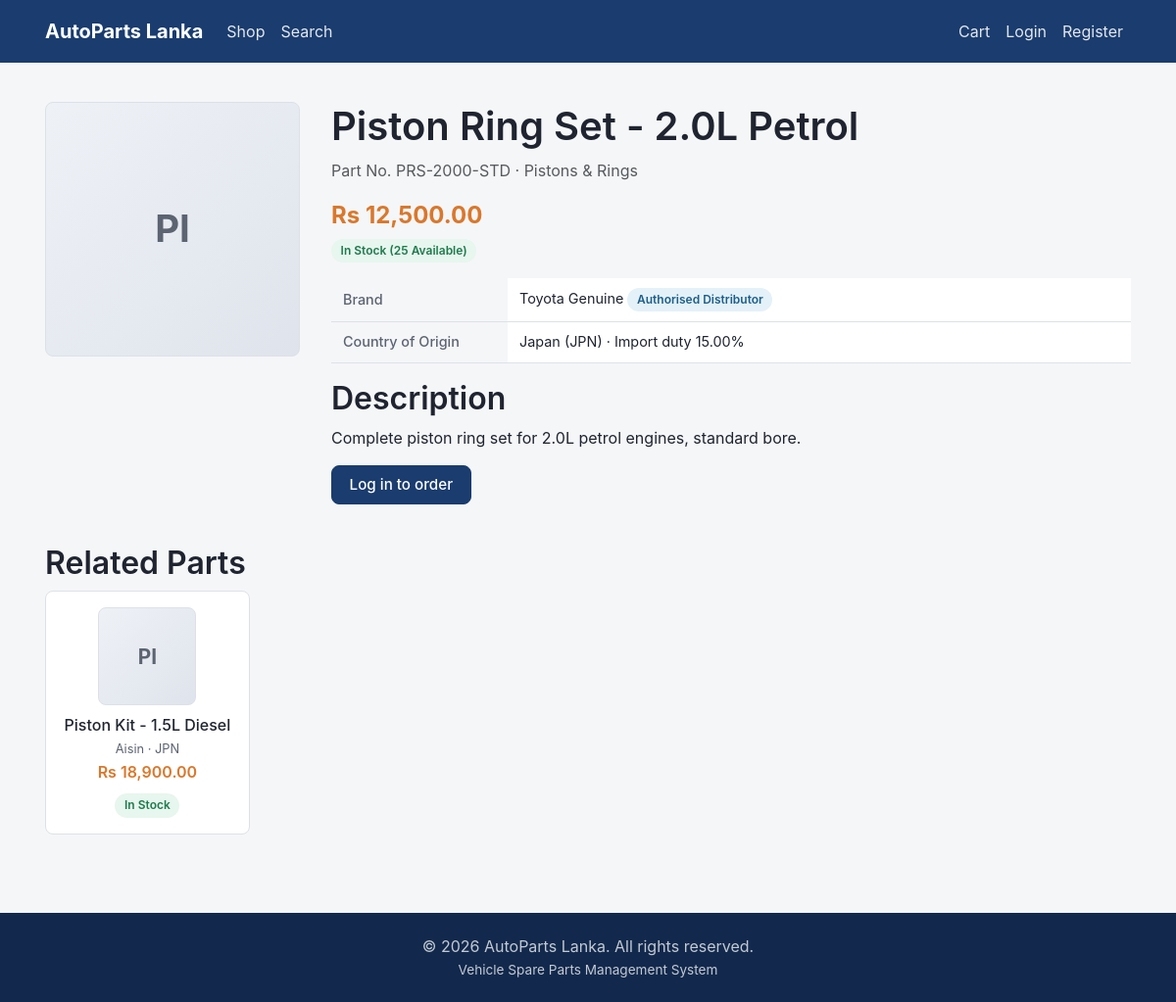
Page /catalogue/product_details.php?id=1 on the committed database.
### tables this page shows
CREATE TABLE spare_part (
    partID         INT AUTO_INCREMENT PRIMARY KEY,
    categoryID     INT NOT NULL,
    brandID        INT NOT NULL,
    countryID      INT NOT NULL,
    adminID        INT NOT NULL,
    partName       VARCHAR(150) NOT NULL,
    partNumber     VARCHAR(50)  NOT NULL,
    description    TEXT NULL,
    price          DECIMAL(12,2) NOT NULL,
    size           VARCHAR(50)  NULL,
    stockQty       INT NOT NULL DEFAULT 0,
    minStockLevel  INT NOT NULL DEFAULT 0,
    imageURL       VARCHAR(255) NULL,
    isActive       TINYINT(1) NOT NULL DEFAULT 1,
    createdAt      DATETIME NOT NULL DEFAULT CURRENT_TIMESTAMP,
    CONSTRAINT fk_part_category FOREIGN KEY (categoryID) REFERENCES category(categoryID),
    CONSTRAINT fk_part_brand    FOREIGN KEY (brandID)    REFERENCES brand(brandID),
    CONSTRAINT fk_part_country  FOREIGN KEY (countryID)  REFERENCES country(countryID),
    CONSTRAINT fk_part_admin    FOREIGN KEY (adminID)    REFERENCES admin(adminID),
    INDEX idx_part_active (isActive),
    INDEX idx_part_name (partName),
    INDEX idx_part_number (partNumber)
);

CREATE TABLE category (
    categoryID       INT AUTO_INCREMENT PRIMARY KEY,
    parentCategoryID INT NULL,
    categoryName     VARCHAR(100) NOT NULL,
    description      TEXT NULL,
    CONSTRAINT fk_category_parent FOREIGN KEY (parentCategoryID)
        REFERENCES category(categoryID) ON DELETE SET NULL
);

CREATE TABLE brand (
    brandID       INT AUTO_INCREMENT PRIMARY KEY,
    brandName     VARCHAR(100) NOT NULL UNIQUE,
    isAuthorized  TINYINT(1) NOT NULL DEFAULT 0
);

CREATE TABLE country (
    countryID       INT AUTO_INCREMENT PRIMARY KEY,
    countryName     VARCHAR(100) NOT NULL,
    countryCode     CHAR(3) NOT NULL,
    importDutyRate  DECIMAL(5,2) NOT NULL DEFAULT 0
);

### includes/auth_guard.php (called while the page is built, shortened)
<?php
function isLoggedIn(): bool
{
    return !empty($_SESSION['user_id']);
}

### catalogue/product_details.php (the view, shortened to what this page needs)
<?php
require_once __DIR__ . '/lib/search_helper.php';
$db = getDB();
$partId = (int) ($_GET['id'] ?? 0);
$stmt = $db->prepare(
    'SELECT sp.*, b.brandName, b.isAuthorized, c.countryName, c.countryCode, c.importDutyRate, cat.categoryName
     FROM spare_part sp
     JOIN brand b ON b.brandID = sp.brandID
     JOIN country c ON c.countryID = sp.countryID
     JOIN category cat ON cat.categoryID = sp.categoryID
     WHERE sp.partID = ? AND sp.isActive = 1'
);
$stmt->execute([$partId]);
$part = $stmt->fetch();
$relatedStmt = $db->prepare(
    'SELECT sp.*, b.brandName, c.countryCode
     FROM spare_part sp
     JOIN brand b ON b.brandID = sp.brandID
     JOIN country c ON c.countryID = sp.countryID
     WHERE sp.categoryID = ? AND sp.partID != ? AND sp.isActive = 1
     ORDER BY sp.createdAt DESC
     LIMIT 6'
);
$relatedStmt->execute([$part['categoryID'], $partId]);
$relatedParts = $relatedStmt->fetchAll();
$outOfStock = (int) $part['stockQty'] <= 0;
require __DIR__ . '/../includes/header.php';
?>
<div class="container">
    <div class="cat-detail">
        <div class="cat-detail-image">
            <?php echo partImage($part, 'lg'); ?>
        </div>
        <div class="cat-detail-info">
            <h1><?php echo e($part['partName']); ?></h1>
            <p class="text-muted">Part No. <?php echo e($part['partNumber']); ?> &middot; <?php echo e($part['categoryName']); ?></p>
            <p class="cat-detail-price"><?php echo formatMoney((float) $part['price']); ?></p>
            <p>
                <span class="badge-status badge-status--<?php echo $outOfStock ? 'cancelled' : 'success'; ?>">
                    <?php echo $outOfStock ? 'Out of Stock' : 'In Stock (' . (int) $part['stockQty'] . ' available)'; ?>
                </span>
            </p>
            <table class="table-plain cat-detail-specs">
                <tr>
                    <th>Brand</th>
                    <td>
                        <?php echo e($part['brandName']); ?>
                        <?php if ($part['isAuthorized']): ?><span class="badge-status badge-status--info">Authorised Distributor</span><?php endif; ?>
                    </td>
                </tr>
                <tr>
                    <th>Country of Origin</th>
                    <td><?php echo e($part['countryName']); ?> (<?php echo e($part['countryCode']); ?>) &middot; Import duty <?php echo number_format((float) $part['importDutyRate'], 2); ?>%</td>
                </tr>
            </table>
            <?php if (!empty($part['description'])): ?>
            <h2>Description</h2>
            <p><?php echo nl2br(e($part['description'])); ?></p>
            <?php endif; ?>
            <?php if ($outOfStock): ?>
            <a class="btn btn-accent" href="<?php echo BASE_URL; ?>/requests/submit_request.php?part_name=<?php echo urlencode($part['partName']); ?>">Request this part</a>
            <?php else: ?>
            <a class="btn btn-primary" href="<?php echo BASE_URL; ?>/auth/login.php">Log in to order</a>
            <?php endif; ?>
        </div>
    </div>
    <?php if (!empty($relatedParts)): ?>
    <section class="home-section">
        <h2>Related Parts</h2>
        <div class="cat-grid">
            <?php foreach ($relatedParts as $related): ?>
                <?php echo catRenderPartCard($related); ?>
            <?php endforeach; ?>
        </div>
    </section>
    <?php endif; ?>
</div>
<?php require __DIR__ . '/../includes/footer.php'; ?>

### includes/functions.php (shortened to what this page needs)
<?php
function e(?string $value): string
{
    return htmlspecialchars($value ?? '', ENT_QUOTES, 'UTF-8');
}
function formatMoney(float $amount): string
{
    return CURRENCY . ' ' . number_format($amount, 2);
}
function partImage(array $part, string $size = 'md'): string
{
    $initials = strtoupper(mb_substr($part['partName'] ?? '?', 0, 2));
    return '<div class="part-thumb part-thumb--' . e($size) . '">'
         . '<span>' . e($initials) . '</span></div>';
}

### catalogue/lib/search_helper.php (shortened to what this page needs)
<?php
function catRenderPartCard(array $part): string
{
    $outOfStock = (int) $part['stockQty'] <= 0;
    $html = '<div class="cat-card">';
    $html .= '<a class="cat-card-link" href="' . BASE_URL . '/catalogue/product_details.php?id=' . (int) $part['partID'] . '">';
    $html .= partImage($part, 'md');
    $html .= '<p class="cat-card-name">' . e($part['partName']) . '</p>';
    $html .= '<p class="cat-card-meta">' . e($part['brandName'] ?? '') . ' &middot; ' . e($part['countryCode'] ?? '') . '</p>';
    $html .= '<p class="cat-card-price">' . formatMoney((float) $part['price']) . '</p>';
    $html .= '</a>';
    if ($outOfStock) {
        $html .= '<span class="badge-status badge-status--cancelled">Out of Stock</span>';
        $html .= ' <a class="cat-request-link" href="' . BASE_URL . '/requests/submit_request.php?part_name=' . urlencode($part['partName']) . '">Request this part</a>';
    } else {
        $html .= '<span class="badge-status badge-status--success">In Stock</span>';
    }
    $html .= '</div>';
    return $html;
}

### assets/css/base.css (style rules this page uses)
:root { --color-primary: #1a3c6e; --color-primary-dark: #12294d; --color-accent: #d9782d; --color-success: #1f7a4d; --color-danger: #b3261e; --color-warning: #8a6100; --color-info: #1d5f8a; --color-text: #1f2430; --color-text-muted: #5c6472; --color-border: #dde1e7; --color-bg: #f5f6f8; --color-surface: #ffffff; --radius: 8px; --font-base: -apple-system, BlinkMacSystemFont, "Segoe UI", Roboto, Helvetica, Arial, sans-serif; }
* { box-sizing: border-box; }
html, body { margin: 0; padding: 0; }
body { font-family: var(--font-base); color: var(--color-text); background: var(--color-bg); line-height: 1.5; display: flex; flex-direction: column; min-height: 100vh; }
.container { max-width: 1140px; margin: 0 auto; padding: 0 1rem; }
a { color: var(--color-primary); text-decoration: none; }
h1, h2, h3, h4, h5, h6 { font-weight: 600; line-height: 1.25; margin-top: 0; }
.btn { display: inline-block; font-weight: 500; text-align: center; vertical-align: middle; cursor: pointer; border: 1px solid transparent; padding: 0.5rem 1.1rem; font-size: 0.95rem; border-radius: var(--radius); transition: background-color 0.15s ease, border-color 0.15s ease; }
.btn-primary { background: var(--color-primary); border-color: var(--color-primary); color: #fff; }
.badge-status { display: inline-block; padding: 0.2rem 0.6rem; border-radius: 999px; font-size: 0.75rem; font-weight: 600; text-transform: capitalize; }
.badge-status--confirmed, .badge-status--in-progress, .badge-status--info { background: #e4f1f8; color: var(--color-info); }
.badge-status--delivered, .badge-status--fulfilled, .badge-status--success { background: #e7f6ee; color: var(--color-success); }
.part-thumb { display: flex; align-items: center; justify-content: center; background: linear-gradient(135deg, #eef1f6, #dfe4ec); border: 1px solid var(--color-border); border-radius: var(--radius); color: var(--color-text-muted); font-weight: 700; overflow: hidden; }
.part-thumb--md { width: 100px; height: 100px; font-size: 1.3rem; }
.part-thumb--lg { width: 260px; height: 260px; font-size: 2.4rem; }
.text-muted { color: var(--color-text-muted); }
.table-plain { width: 100%; border-collapse: collapse; background: var(--color-surface); }
.table-plain th, .table-plain td { padding: 0.6rem 0.75rem; border-bottom: 1px solid var(--color-border); text-align: left; font-size: 0.9rem; }
.table-plain th { background: var(--color-bg); font-weight: 600; }
.home-section { margin-top: 2.5rem; }

### assets/css/catalogue.css (style rules this page uses)
.cat-grid { display: grid; grid-template-columns: repeat(auto-fill, minmax(200px, 1fr)); gap: 1rem; }
.cat-card { background: var(--color-surface); border: 1px solid var(--color-border); border-radius: var(--radius); padding: 1rem; text-align: center; }
.cat-card-link { display: block; color: var(--color-text); }
.cat-card-link .part-thumb { margin: 0 auto 0.5rem; }
.cat-card-name { font-weight: 500; margin: 0.25rem 0 0; }
.cat-card-meta { color: var(--color-text-muted); font-size: 0.8rem; margin: 0.15rem 0; }
.cat-card-price { color: var(--color-accent); font-weight: 600; margin: 0.15rem 0 0.5rem; }
.cat-detail { display: flex; gap: 2rem; align-items: flex-start; flex-wrap: wrap; margin-top: 1rem; }
.cat-detail-image .part-thumb { margin: 0; }
.cat-detail-info { flex: 1; min-width: 260px; }
.cat-detail-price { font-size: 1.5rem; font-weight: 700; color: var(--color-accent); margin: 0.25rem 0; }
.cat-detail-specs { margin: 1rem 0; }
.cat-detail-specs th { width: 180px; color: var(--color-text-muted); font-weight: 500; }

### rows in the picture
spare_part: partName "PI", partName "Piston Ring Set - 2.0L Petrol", partNumber "PRS-2000-STD", categoryID.categoryName "Pistons & Rings", price "Rs 12,500.00", stockQty "25", brandID.brandName "Toyota Genuine", countryID.countryName "Japan", countryID.countryCode "JPN", countryID.importDutyRate "15.00", description "Complete piston ring set for 2.0L petrol engines, standard bore."
spare_part: partName "PI", partName "Piston Kit - 1.5L Diesel", brandID.brandName "Aisin", countryID.countryCode "JPN", price "Rs 18,900.00", stockQty "In Stock"

### other values in the picture
SITE_NAME "AutoParts Lanka"
